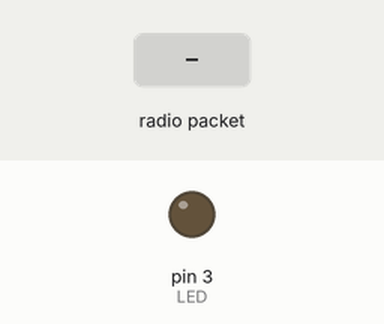
This sketch was run on a simulated Arduino Uno, built with avr-gcc and run on an emulated ATmega328P. On the bench: output pins drawn as LEDs (lit = HIGH). Inputs (shaded band) come from the test bench. No radio packets arrive unless stated; what the sketch prints to the serial monitor is not drawn.

Above: at 1.2 s.
1.3 s: radio packet "1" arrives
At 2.5 s:
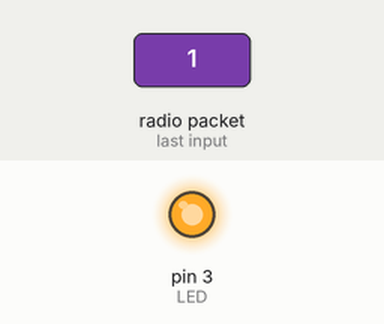
2.8 s: radio packet "2" arrives
At 3.8 s:
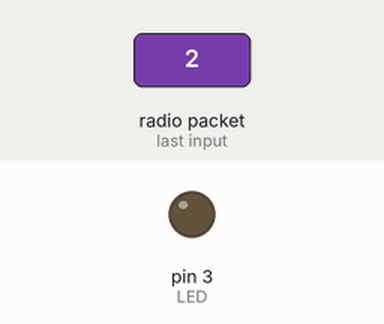
Timing chart, 0 to 5.8 s (numbered marks = the images above; inputs shaded):
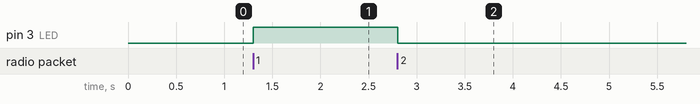

Measured:
- after the input at 1.3 s, pin 3 (LED): LOW → HIGH at once
- after the input at 2.8 s, pin 3 (LED): HIGH → LOW at once

The sketch:

arduinoRX_1.ino
```cpp
#include <SPI.h>
#include <LoRa.h>   //Download here: http://electronoobs.com/eng_arduino_LoRa_SX1278.php.php
#define LED  3
String inString = "";    // string to hold input
int val = 0;

void setup() {
  Serial.begin(9600);
  pinMode(LED,OUTPUT);

  while (!Serial);
  Serial.println("LoRa Receiver");
  if (!LoRa.begin(433E6)) { // or 915E6
    Serial.println("Starting LoRa failed!");
    while (1);
  }
}

void loop() {

  // try to parse packet
  int packetSize = LoRa.parsePacket();
  if (packetSize) {
    // read packet
    while (LoRa.available())
    {
      int inChar = LoRa.read();
      inString += (char)inChar;
      val = inString.toInt();
    }
    inString = "";
    LoRa.packetRssi();
  }

  if(val == 1){
    Serial.println(val);
    digitalWrite(LED, HIGH);
  }
  if(val == 2)
  {
    Serial.println(val);
    digitalWrite(LED, LOW);
  }

}
```
